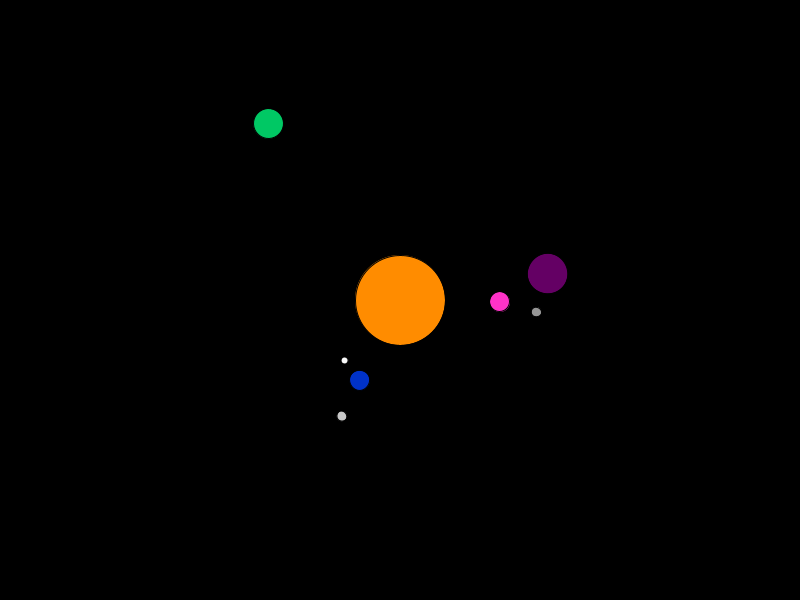
Frame 1 (no input)
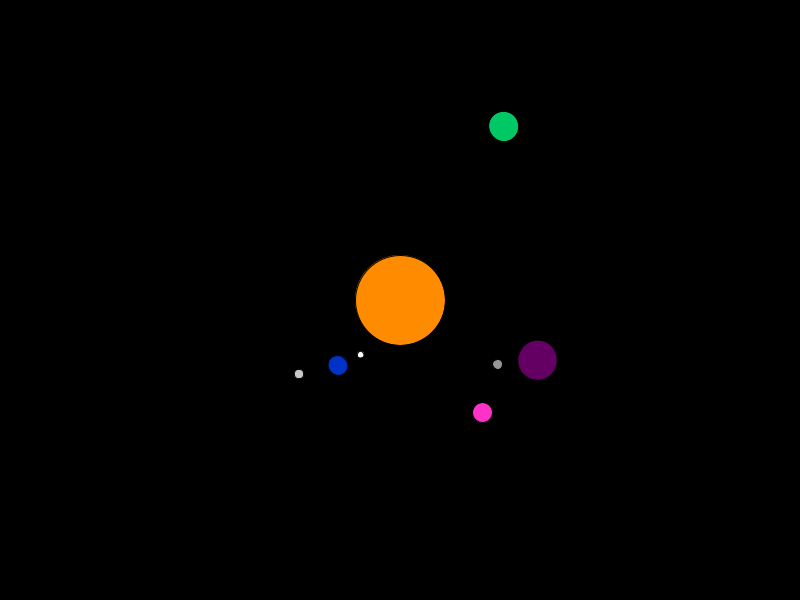
Frame 60 (the mouse pressed at the canvas centre just before this capture)
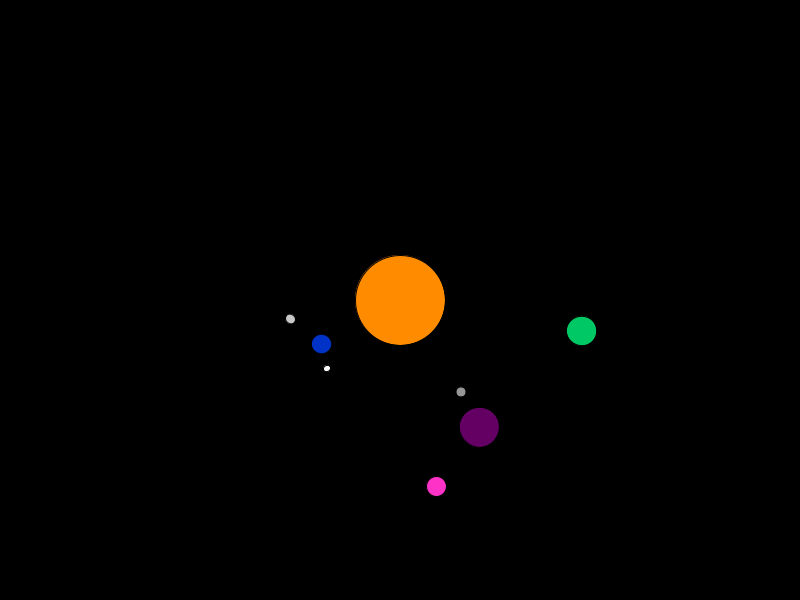
Frame 120 (the mouse held since frame 60 and released just before this capture)

The Processing sketch that drew these frames (run headless with seeded random() and noise(); from frame 60 on, the mouse is pressed at the canvas centre):

// Processing sketch: SolarSystem
// ── SolarSystem.pde
float sunSize = 90;

float planetAngle = 90; 
float planetOrbitRadius = 90; 

float planet2Angle = 270; 
float planet2OrbitRadius = 150; 

float planet3Angle = 0; 
float planet3OrbitRadius = 50;
float planet3posX = 0;
float planet3posY = 0;
float radiusX = 100;
float radiusY = 200;
float theta = 0;

float planet4Size = 30;         // is also used to calculate collision
float planet4Angle = 180; 
float planet4OrbitRadius = 220; 

float moonAngle = 0;
float moonOrbitRadius = 40; 

float moon2Angle = 90;
float moon2OrbitRadius = 25; 


void setup() {
  size(800, 600);
  background(0, 0, 0);
}

void draw() {
  background(0, 0, 0);
  
  // sun
  translate(width/2,height/2);
  fill(255, 140, 0);
  ellipse(0, 0, sunSize, sunSize);
  
  pushMatrix();
  pushMatrix();
  pushMatrix();
 
  // planet 1 (blue)
  rotate(planetAngle);
  translate(planetOrbitRadius, 0);
  fill(0, 50, 200);
  ellipse(0, 0, 20, 20);
  
  pushMatrix();
  
  // moon 1
  rotate(moonAngle);
  translate(moonOrbitRadius, 0);
  fill(200, 200, 200);
  ellipse(0, 0, 10, 10);
  
  popMatrix();
  
  // moon 2
  rotate(moon2Angle);
  translate(moon2OrbitRadius, 0);
  fill(250, 250, 250);
  ellipse(0, 0, 7, 7);
  
  popMatrix();
  
  // planet 2 (purple)
  rotate(planet2Angle);
  translate(planet2OrbitRadius, 0);
  fill(100, 0, 100);
  ellipse(0, 0, 40, 40);
  
  // moon 3
  rotate(moonAngle + 90);
  translate(moonOrbitRadius, 0);
  fill(150, 150, 150);
  ellipse(0, 0, 10, 10);
  
 popMatrix();
 
  // planet 3 (pink)
  theta += 0.01;
  planet3posX = radiusX * cos(theta);
  planet3posY = radiusY * sin(theta);
  
  translate(0, 0);
  fill(300, 50, 200);
  ellipse(planet3posX, planet3posY, 20, 20);
  
  popMatrix();
  
  // planet 4 spiral (green)
  rotate(planet4Angle);
  if (planet4OrbitRadius <= (sunSize/2) + (planet4Size/2)){ // if the planet touches the sun
    translate(1000, 0); // removes the planet by moving it outside of the visible spectre
  } else {
    translate(planet4OrbitRadius, 0);
  }
  fill(0, 200, 100);
  ellipse(0, 0, planet4Size, planet4Size);
  
  planetAngle += 0.005;
  planet2Angle += 0.01;
  planet4Angle += 0.02;
  planet4OrbitRadius -= 0.3;
  moonAngle += 0.01;
  moon2Angle += 0.025;
}
